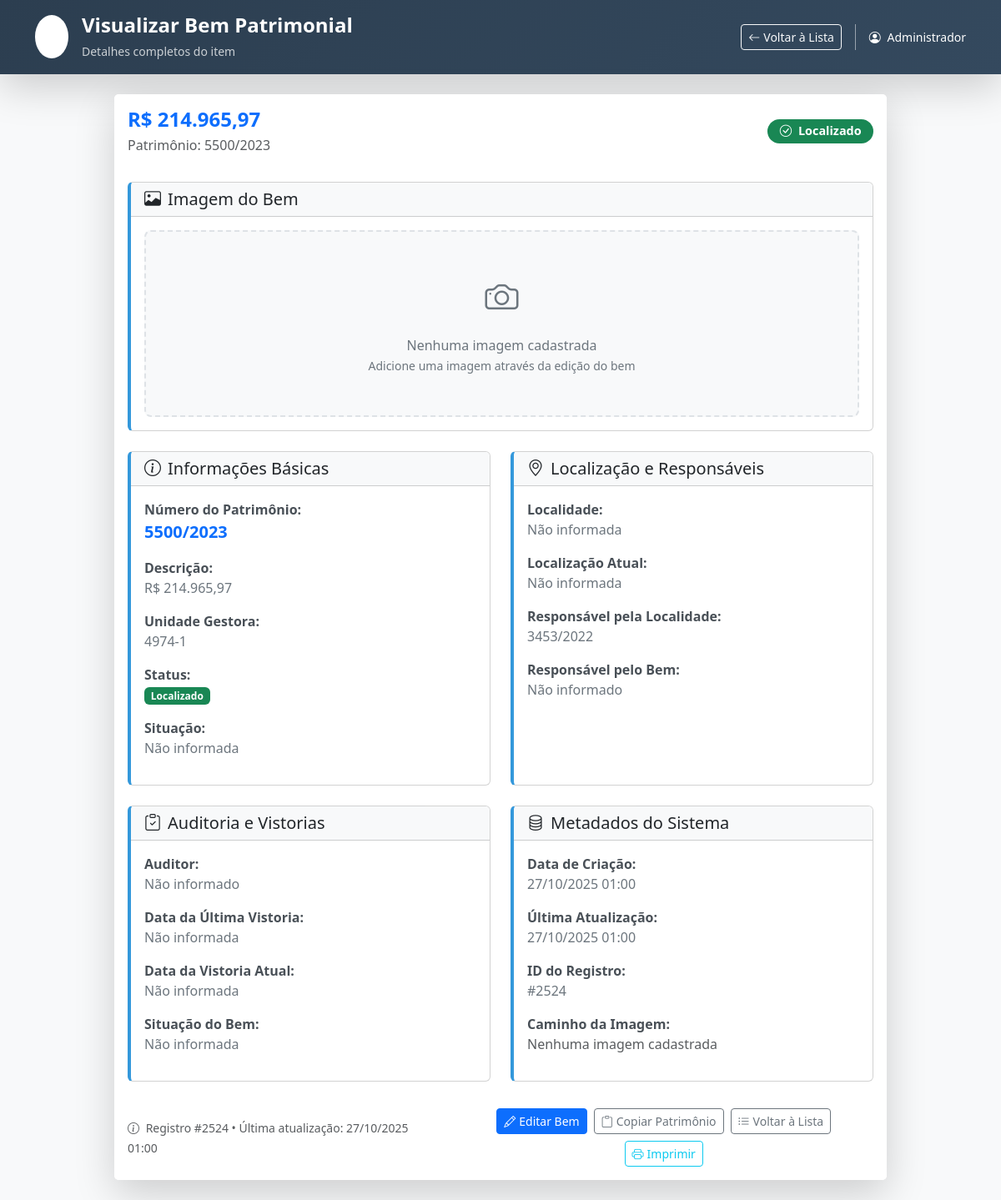
Screenshot of /visualizar_bem.php?id=2524 (signed in) with the database file from the repository.
### tables this page shows
CREATE TABLE `bens` (
  `id` int(11) NOT NULL AUTO_INCREMENT,
  `unidade_gestora` varchar(200) DEFAULT NULL,
  `localidade` varchar(200) DEFAULT NULL,
  `responsavel_localidade` varchar(100) DEFAULT NULL,
  `numero_patrimonio` varchar(100) NOT NULL,
  `descricao` text DEFAULT NULL,
  `observacoes` text DEFAULT NULL,
  `status` enum('Localizado','Pendente') DEFAULT 'Pendente',
  `responsavel_bem` varchar(100) DEFAULT NULL,
  `auditor` varchar(100) DEFAULT NULL,
  `data_ultima_vistoria` date DEFAULT NULL,
  `data_vistoria_atual` date DEFAULT NULL,
  `imagem` varchar(255) DEFAULT NULL,
  `localizacao_atual` varchar(200) DEFAULT NULL,
  `data_criacao` timestamp NOT NULL DEFAULT current_timestamp(),
  `data_atualizacao` timestamp NOT NULL DEFAULT current_timestamp() ON UPDATE current_timestamp(),
  `data_auditoria` datetime DEFAULT NULL,
  `localidade_anterior` varchar(200) DEFAULT NULL,
  PRIMARY KEY (`id`),
  UNIQUE KEY `numero_patrimonio` (`numero_patrimonio`)
);

### visualizar_bem.php (the view, shortened to what the rows shown need)
<?php
$database = new Database();
$db = $database->getConnection();
$query = "SELECT * FROM bens WHERE id = :id";
$stmt = $db->prepare($query);
$stmt->execute([':id' => $_GET['id']]);
$bem = $stmt->fetch(PDO::FETCH_ASSOC);
function formatarData($data) {
    if (empty($data) || $data == '0000-00-00') return 'Não informada';
    return date('d/m/Y', strtotime($data));
}
function formatarDataHora($dataHora) {
    return date('d/m/Y H:i', strtotime($dataHora));
}
?>
<!DOCTYPE html>
<html lang="pt-br">
<head>
    <link href="https://cdn.jsdelivr.net/npm/bootstrap@5.3.0/dist/css/bootstrap.min.css" rel="stylesheet">
    <link rel="stylesheet" href="https://cdn.jsdelivr.net/npm/bootstrap-icons@1.11.0/font/bootstrap-icons.css">
</head>
<body class="bg-light">
    <header class="gradient-bg text-white shadow-lg no-print">
        <div class="container py-3">
            <div class="row align-items-center">
                <div class="col-md-6">
                    <div class="d-flex align-items-center">
                        <div>
                            <h1 class="h4 mb-1 fw-bold">Visualizar Bem Patrimonial</h1>
                        </div>
                    </div>
                </div>
            </div>
        </div>
    </header>
    <main class="container py-4">
        <div class="row justify-content-center">
            <div class="col-lg-10">
                <div class="card shadow-lg border-0 card-hover">
                    <div class="card-header bg-white py-3 border-0">
                        <div class="d-flex flex-column flex-md-row justify-content-between align-items-start align-items-md-center">
                            <div>
                                <h2 class="h4 mb-1 fw-bold text-primary">
                                    <?php echo htmlspecialchars($bem['descricao']); ?>
                                </h2>
                                <p class="text-muted mb-0">Patrimônio: <?php echo htmlspecialchars($bem['numero_patrimonio']); ?></p>
                            </div>
                            <div class="mt-2 mt-md-0">
                                <span class="badge status-badge rounded-pill <?php echo $bem['status'] === 'Localizado' ? 'bg-success' : 'bg-warning'; ?>">
                                    <i class="bi <?php echo $bem['status'] === 'Localizado' ? 'bi-check-circle' : 'bi-clock'; ?> me-1"></i>
                                    <?php echo htmlspecialchars($bem['status']); ?>
                                </span>
                            </div>
                        </div>
                    </div>
                    <div class="card-body">
                        <div class="row g-4">
                            <div class="col-md-6">
                                <div class="card info-card h-100">
                                    <div class="card-body">
                                        <div class="mb-3">
                                            <span class="field-label">Número do Patrimônio:</span>
                                            <div class="field-value fs-5 fw-bold text-primary">
                                                <?php echo htmlspecialchars($bem['numero_patrimonio']); ?>
                                            </div>
                                        </div>
                                        <div class="mb-3">
                                            <span class="field-label">Descrição:</span>
                                            <div class="field-value">
                                                <?php echo htmlspecialchars($bem['descricao']); ?>
                                            </div>
                                        </div>
                                        <div class="mb-3">
                                            <span class="field-label">Unidade Gestora:</span>
                                            <div class="field-value">
                                                <?php echo !empty($bem['unidade_gestora']) ? htmlspecialchars($bem['unidade_gestora']) : 'Não informada'; ?>
                                            </div>
                                        </div>
                                        <div class="mb-3">
                                            <div class="field-value">
                                                <span class="badge <?php echo $bem['status'] === 'Localizado' ? 'bg-success' : 'bg-warning'; ?>">
                                                    <?php echo htmlspecialchars($bem['status']); ?>
                                                </span>
                                            </div>
                                        </div>
                                    </div>
                                </div>
                            </div>
                            <div class="col-md-6">
                                <div class="card info-card h-100">
                                    <div class="card-body">
                                        <div class="mb-3">
                                            <span class="field-label">Responsável pela Localidade:</span>
                                            <div class="field-value">
                                                <?php echo !empty($bem['responsavel_localidade']) ? htmlspecialchars($bem['responsavel_localidade']) : 'Não informado'; ?>
                                            </div>
                                        </div>
                                    </div>
                                </div>
                            </div>
                            <div class="col-md-6">
                                <div class="card info-card h-100">
                                    <div class="card-body">
                                        <div class="mb-3">
                                            <span class="field-label">Data da Última Vistoria:</span>
                                            <div class="field-value">
                                                <?php echo formatarData($bem['data_ultima_vistoria']); ?>
                                            </div>
                                        </div>
                                        <div class="mb-3">
                                            <span class="field-label">Data da Vistoria Atual:</span>
                                            <div class="field-value">
                                                <?php echo formatarData($bem['data_vistoria_atual']); ?>
                                            </div>
                                        </div>
                                    </div>
                                </div>
                            </div>
                            <div class="col-md-6">
                                <div class="card info-card h-100">
                                    <div class="card-body">
                                        <div class="mb-3">
                                            <span class="field-label">Data de Criação:</span>
                                            <div class="field-value">
                                                <?php echo formatarDataHora($bem['data_criacao']); ?>
                                            </div>
                                        </div>
                                        <div class="mb-3">
                                            <span class="field-label">Última Atualização:</span>
                                            <div class="field-value">
                                                <?php echo formatarDataHora($bem['data_atualizacao']); ?>
                                            </div>
                                        </div>
                                        <div class="mb-3">
                                            <span class="field-label">ID do Registro:</span>
                                            <div class="field-value">
                                                #<?php echo $bem['id']; ?>
                                            </div>
                                        </div>
                                    </div>
                                </div>
                            </div>
                        </div>
                    </div>
                    <div class="card-footer bg-white border-0 py-3 no-print">
                        <div class="d-flex flex-column flex-md-row justify-content-between align-items-center gap-3">
                            <div class="text-muted">
                                <small>
                                    <i class="bi bi-info-circle me-1"></i>
                                    Registro #<?php echo $bem['id']; ?> •
                                    Última atualização: <?php echo formatarDataHora($bem['data_atualizacao']); ?>
                                </small>
                            </div>
                        </div>
                    </div>
                </div>
            </div>
        </div>
    </main>
</body>
</html>

### rows the page displays
bens: descricao "R$ 214.965,97", numero_patrimonio "5500/2023", status "Localizado", unidade_gestora "4974-1", responsavel_localidade "3453/2022", data_ultima_vistoria "Não informada", data_vistoria_atual "Não informada", data_criacao "27/10/2025 01:00", data_atualizacao "27/10/2025 01:00", id "2524"

### other values shown
$_SESSION['usuario_nome'] "Administrador"
